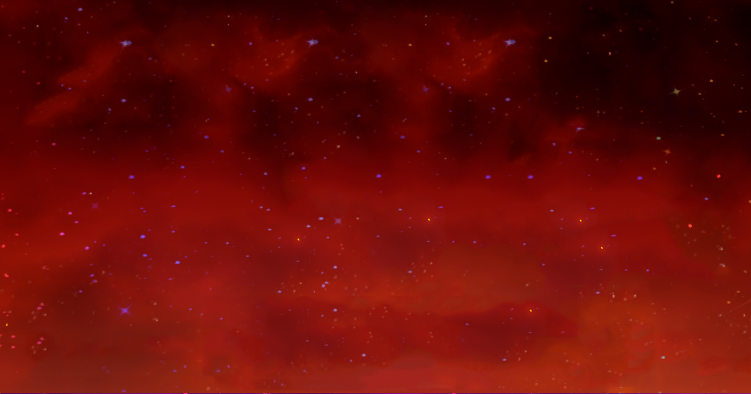
#> input picture enkacard/src/assets/teapmleOne/background/PYRO.png, 1502 x 787 px (shown at 1/2 size)
$ python -i Generation.py   (imports and definitions only)
#> lines starting #> are read from the running program, lines starting #| are printed output that depends on the picture
# Copyright 2022 DEViantUa <t.me/deviant_ua>
# All rights reserved.
from PIL import Image, ImageChops,ImageFilter
from . import openFile
from .options import *
from .gradient import userAdaptGrandient, colorBg
import os
path = os.path.dirname(__file__).replace("utils","assets")

def centryImage(userImages, teample = 1):
    if teample == 6:
        x,y = userImages.size
        if max(x, y) / min(x, y) < 1.1:
            baseheight = 1615
            hpercent = (baseheight / float (y))
            wsize = int ((float (x) * float (hpercent)))
            userImages = userImages.resize ((wsize, baseheight), Image.LANCZOS)
            return userImages, -235
            # квадратное
        elif x > y:
            baseheight = 1615
            hpercent = (baseheight / float (y))
            wsize = int ((float (x) * float (hpercent)))
            userImages = userImages.resize ((wsize, baseheight), Image.LANCZOS)
            return userImages, int(515 -userImages.size[0]/2)
        else:
            basewidth = 1066
            wpercent = (basewidth / float(userImages.size[0]))
            hsize = int((float(userImages.size[1]) * float(wpercent)))
            if hsize < 1615:
                baseheight = 1615
                hpercent = (baseheight / float (y))
                wsize = int ((float (x) * float (hpercent)))
                userImages = userImages.resize ((wsize, baseheight), Image.LANCZOS)
                return userImages, int(515 -userImages.size[0]/2)
            userImages = userImages.resize((basewidth, hsize), Image.LANCZOS)

            return userImages, 0

    elif teample == 1:
        x,y = userImages.size
        if max(x, y) / min(x, y) < 1.1:
            baseheight = 787
            hpercent = (baseheight / float (y))
            wsize = int ((float (x) * float (hpercent)))
            userImages = userImages.resize ((wsize, baseheight), Image.LANCZOS)
            return userImages, -58
            # квадратное
            pass
        elif x > y:
            baseheight = 787
            hpercent = (baseheight / float (y))
            wsize = int ((float (x) * float (hpercent)))
            userImages = userImages.resize ((wsize, baseheight), Image.LANCZOS)
            return userImages, int(271 -userImages.size[0]/2)
        else:
            basewidth = 575
            wpercent = (basewidth / float(userImages.size[0]))
            hsize = int((float(userImages.size[1]) * float(wpercent)))
            if hsize < 787:
                baseheight = 787
                hpercent = (baseheight / float (y))
                wsize = int ((float (x) * float (hpercent)))
                userImages = userImages.resize ((wsize, baseheight), Image.LANCZOS)
                return userImages, int(271 -userImages.size[0]/2)
            userImages = userImages.resize((basewidth, hsize), Image.LANCZOS)
            return userImages, 0
            # вертикальное

    elif teample == 2:
        x,y = userImages.size
        if max(x, y) / min(x, y) < 1.1:
            baseheight = 1047
            hpercent = (baseheight / float (y))
            wsize = int ((float (x) * float (hpercent)))
            userImages = userImages.resize ((wsize, baseheight), Image.LANCZOS)
            return userImages, 537, 0
            # квадратное
            pass
        elif x > y:

            baseheight = 1047
            hpercent = (baseheight / float (y))
            wsize = int ((float (x) * float (hpercent)))
            userImages = userImages.resize ((wsize, baseheight), Image.LANCZOS)
            return userImages, int(972 -userImages.size[0]/2), 1
        else:
            basewidth = 1029
            wpercent = (basewidth / float(userImages.size[0]))
            hsize = int((float(userImages.size[1]) * float(wpercent)))
            userImages = userImages.resize((basewidth, hsize), Image.LANCZOS)
            return userImages, 509,2
            # вертикальное
    elif teample == 4:
        x,y = userImages.size
        if max(x, y) / min(x, y) < 1.1:
            basewidth = 647
            wpercent = (basewidth / float(userImages.size[0]))
            hsize = int((float(userImages.size[1]) * float(wpercent)))
            userImages = userImages.resize((basewidth, hsize), Image.LANCZOS)
            return userImages, int(194-userImages.size[0]/2)
            # квадратное
            pass
        elif x > y:
            baseheight = 621
            hpercent = (baseheight / float (y))
            wsize = int ((float (x) * float (hpercent)))
            userImages = userImages.resize ((wsize, baseheight), Image.LANCZOS)
            return userImages, int(194 -userImages.size[0]/2)
        else:
            basewidth = 388
            wpercent = (basewidth / float(userImages.size[0]))
            hsize = int((float(userImages.size[1]) * float(wpercent)))
            if hsize < 618:
                baseheight = 621
                hpercent = (baseheight / float (y))
                wsize = int ((float (x) * float (hpercent)))
                userImages = userImages.resize ((wsize, baseheight), Image.LANCZOS)
                return userImages, int(194 -userImages.size[0]/2)
            userImages = userImages.resize((basewidth, hsize), Image.LANCZOS)
            return userImages, 0
            # вертикальное
    else:
        x,y = userImages.size
        if max(x, y) / min(x, y) < 1.1:
            baseheight = 802
            hpercent = (baseheight / float (y))
            wsize = int ((float (x) * float (hpercent)))
            userImages = userImages.resize ((wsize, baseheight), Image.LANCZOS)
            return userImages, (0,0), 1
            # квадратное '''
        elif x > y:
            baseheight = 802
            hpercent = (baseheight / float (y))
            wsize = int ((float (x) * float (hpercent)))
            userImages = userImages.resize ((wsize, baseheight), Image.LANCZOS)
            return userImages, (int(300  -userImages.size[0]/2),0), 1
        else:
            basewidth = 645
            wpercent = (basewidth / float(userImages.size[0]))
            hsize = int((float(userImages.size[1]) * float(wpercent)))
            userImages = userImages.resize((basewidth, hsize), Image.LANCZOS)
            if hsize < 802:
                baseheight = 802
                hpercent = (baseheight / float (y))
                wsize = int ((float (x) * float (hpercent)))
                userImages = userImages.resize ((wsize, baseheight), Image.LANCZOS)
                return userImages, (int(300  -userImages.size[0]/2),0), 2
            return userImages, (0,0), 2


# [161 lines left out: functions openImageElement, openImageElementConstant, maskaAdd, userImage, userImageTree, not called in this run]


def userImageTwo(img,element = None, adaptation = False):
    userImagess,pozitionX,types = centryImage(img, teample = 2)
    if adaptation:
        bg = openImageElement("error", teample = 2)
        grandientLeft = userAdaptGrandient(userImagess.convert("RGB").copy(), size = (2, 1048),left = True)
        grandientLeft = grandientLeft.resize((1038,1048))
        grandientRight = userAdaptGrandient(userImagess.convert("RGB").copy(), size = (2, 1048))
        grandientRight = grandientRight.resize((937,1048))
        bg.alpha_composite(grandientLeft,(0,0))
        bg.alpha_composite(grandientRight,(grandientLeft.size[0],0))
        Effect = openFile.UserEffectTeampleTwo.copy().convert("RGBA")
        grandient = ImageChops.soft_light(bg,Effect)
        Effect.alpha_composite(userImagess,(pozitionX,0))
        if types == 0:
            im = Image.composite(Effect, grandient, openFile.UserBgTeampleTwo.convert("L"))
        elif types == 1:
            im = Image.composite(Effect, grandient, openFile.MaskaArt_TWO_TREE.convert("L"))
        else:
            im = Image.composite(Effect, grandient, openFile.MaskaArt_TWO.convert("L"))
        return im
    else:
        bg = openImageElement(element, teample = 2)
        effect = bg.copy()
        bg.alpha_composite(userImagess,(pozitionX,0))
        im = Image.composite(bg, effect, openFile.UserBgTeampleTwo.convert("L"))
        bg.alpha_composite(im,(0,0))
        return bg

# [152 lines left out: functions star, elementIconPanel, getIconAdd, centrFive, openBgElementFive, not called in this run]


# [164 lines not run here, left out]

>>> import cv2
>>> picture = cv2.imread('../assets/teapmleOne/background/PYRO.png', cv2.IMREAD_GRAYSCALE)
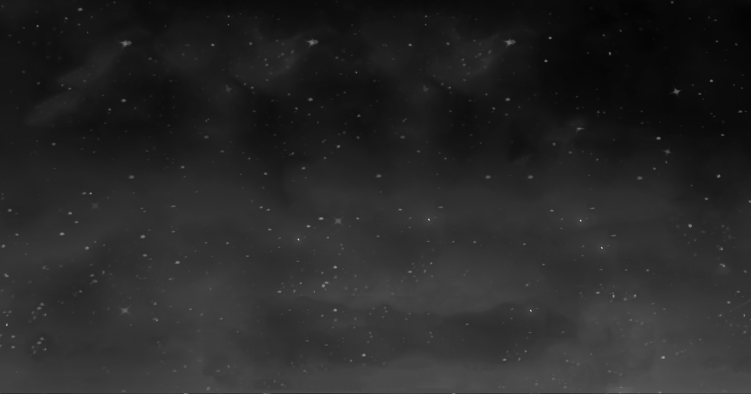
#> picture: shape (787, 1502) (shown at 1/2 size); min 3, max 225, mean 39.4
>>> result = userImageTwo(picture)
#> (the run stopped early here; a loop or call above may not have finished)
